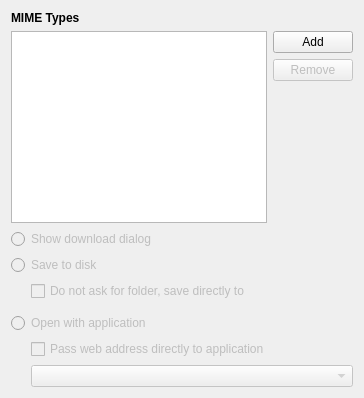
     <widget class="QWidget" name="downloadsPage">
      <layout class="QVBoxLayout" name="downloadsLayout" stretch="0,0,0,1">
       <item>
        <widget class="QLabel" name="downloadsMimeTypesHeader">
         <property name="font">
          <font>
           <weight>75</weight>
           <bold>true</bold>
          </font>
         </property>
         <property name="text">
          <string>MIME Types</string>
         </property>
        </widget>
       </item>
       <item>
        <layout class="QHBoxLayout" name="downloadsMimeTypesLayout">
         <item>
          <widget class="Otter::ItemViewWidget" name="downloadsItemView">
           <property name="editTriggers">
            <set>QAbstractItemView::NoEditTriggers</set>
           </property>
           <property name="alternatingRowColors">
            <bool>true</bool>
           </property>
           <attribute name="headerDefaultSectionSize">
            <number>250</number>
           </attribute>
          </widget>
         </item>
         <item>
          <layout class="QVBoxLayout" name="downloadsMimeTypesButtonsLayout" stretch="0,0,1">
           <item>
            <widget class="QPushButton" name="downloadsAddMimeTypeButton">
             <property name="text">
              <string>Add</string>
             </property>
            </widget>
           </item>
           <item>
            <widget class="QPushButton" name="downloadsRemoveMimeTypeButton">
             <property name="enabled">
              <bool>false</bool>
             </property>
             <property name="text">
              <string>Remove</string>
             </property>
            </widget>
           </item>
           <item>
            <spacer name="downloadsButtonslSpacer">
             <property name="orientation">
              <enum>Qt::Vertical</enum>
             </property>
             <property name="sizeHint" stdset="0">
              <size>
               <width>0</width>
               <height>0</height>
              </size>
             </property>
            </spacer>
           </item>
          </layout>
         </item>
        </layout>
       </item>
       <item>
        <widget class="QWidget" name="downloadsOptionsWidget" native="true">
         <property name="enabled">
          <bool>false</bool>
         </property>
         <layout class="QVBoxLayout" name="downloadsOptionsLayout">
          <property name="leftMargin">
           <number>0</number>
          </property>
          <property name="topMargin">
           <number>0</number>
          </property>
          <property name="rightMargin">
           <number>0</number>
          </property>
          <property name="bottomMargin">
           <number>0</number>
          </property>
          <item>
           <widget class="QRadioButton" name="downloadsAskButton">
            <property name="text">
             <string>Show download dialog</string>
            </property>
            <attribute name="buttonGroup">
             <string notr="true">downloadsButtonGroup</string>
            </attribute>
           </widget>
          </item>
          <item>
           <widget class="QRadioButton" name="downloadsSaveButton">
            <property name="text">
             <string>Save to disk</string>
            </property>
            <attribute name="buttonGroup">
             <string notr="true">downloadsButtonGroup</string>
            </attribute>
           </widget>
          </item>
          <item>
           <layout class="QHBoxLayout" name="downloadsSaveHorizontalLayout">
            <item>
             <spacer name="downloadsSaveSpacer">
              <property name="orientation">
               <enum>Qt::Horizontal</enum>
              </property>
              <property name="sizeType">
               <enum>QSizePolicy::Fixed</enum>
              </property>
              <property name="sizeHint" stdset="0">
               <size>
                <width>20</width>
                <height>0</height>
               </size>
              </property>
             </spacer>
            </item>
            <item>
             <widget class="QWidget" name="downloadsSaveOptionsWidget" native="true">
              <layout class="QVBoxLayout" name="downloadsSaveVerticalLayout">
               <property name="leftMargin">
                <number>0</number>
               </property>
               <property name="topMargin">
                <number>0</number>
               </property>
               <property name="rightMargin">
                <number>0</number>
               </property>
               <property name="bottomMargin">
                <number>0</number>
               </property>
               <item>
                <widget class="QCheckBox" name="downloadsSaveDirectlyCheckBox">
                 <property name="text">
                  <string>Do not ask for folder, save directly to</string>
                 </property>
                </widget>
               </item>
               <item>
                <widget class="Otter::FilePathWidget" name="downloadsFilePathWidget" native="true"/>
               </item>
              </layout>
             </widget>
            </item>
           </layout>
          </item>
          <item>
           <widget class="QRadioButton" name="downloadsOpenButton">
            <property name="text">
             <string>Open with application</string>
            </property>
            <attribute name="buttonGroup">
             <string notr="true">downloadsButtonGroup</string>
            </attribute>
           </widget>
          </item>
          <item>
           <layout class="QHBoxLayout" name="downloadsOpenHorizontalLayout">
            <item>
             <spacer name="downloadsOpenSpacer">
              <property name="orientation">
               <enum>Qt::Horizontal</enum>
              </property>
              <property name="sizeType">
               <enum>QSizePolicy::Fixed</enum>
              </property>
              <property name="sizeHint" stdset="0">
               <size>
                <width>20</width>
                <height>0</height>
               </size>
              </property>
             </spacer>
            </item>
            <item>
             <widget class="QWidget" name="downloadsOpenOptionsWidget" native="true">
              <layout class="QVBoxLayout" name="downloadsOpenVerticalLayout">
               <property name="leftMargin">
                <number>0</number>
               </property>
               <property name="topMargin">
                <number>0</number>
               </property>
               <property name="rightMargin">
                <number>0</number>
               </property>
               <property name="bottomMargin">
                <number>0</number>
               </property>
               <item>
                <widget class="QCheckBox" name="downloadsPassUrlCheckBox">
                 <property name="enabled">
                  <bool>false</bool>
                 </property>
                 <property name="text">
                  <string>Pass web address directly to application</string>
                 </property>
                </widget>
               </item>
               <item>
                <widget class="Otter::ApplicationComboBoxWidget" name="downloadsApplicationComboBoxWidget"/>
               </item>
              </layout>
             </widget>
            </item>
           </layout>
          </item>
         </layout>
        </widget>
       </item>
       <item>
        <spacer name="downloadsSpacer">
         <property name="orientation">
          <enum>Qt::Vertical</enum>
         </property>
         <property name="sizeHint" stdset="0">
          <size>
           <width>0</width>
           <height>0</height>
          </size>
         </property>
        </spacer>
       </item>
      </layout>
     </widget>
